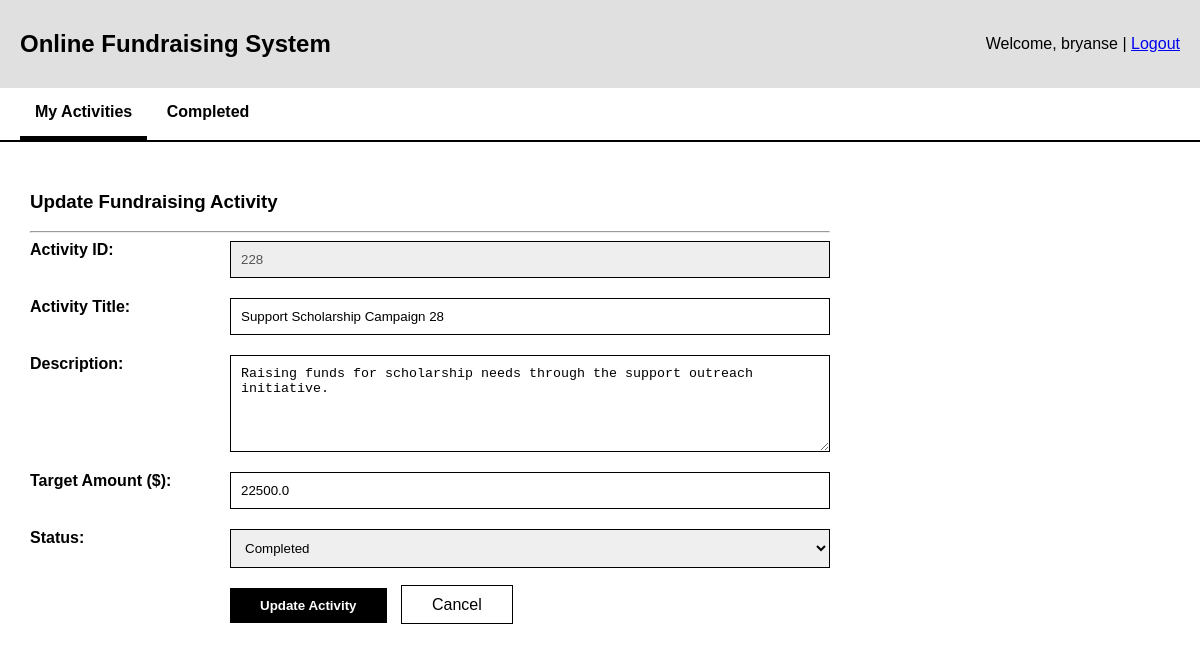
/activities/update?activityId=228 (signed in), run on the app's committed database.
### tables this page shows
CREATE TABLE fundraising_activity(
    activity_id INTEGER PRIMARY KEY,
    account_id INTEGER NOT NULL,
    activity_name TEXT NOT NULL,
    category_id INTEGER NOT NULL,
    activity_desc TEXT NOT NULL,
    funding_current REAL NOT NULL DEFAULT 0,
    funding_goal REAL NOT NULL,
    start_date TEXT NOT NULL,
    end_date TEXT NOT NULL,
    activity_status TEXT NOT NULL CHECK (activity_status in ('completed', 'expired', 'cancelled', 'ongoing')),
    FOREIGN KEY (account_id) REFERENCES user_account(account_id),
    FOREIGN KEY (category_id) REFERENCES category(category_id)
);

### boundary/fundraising_activity_routes.py (the view, shortened to what this page needs)
@fundraising_activity_bp.route("/activities/update", methods=["GET", "POST"])
@roles_required(PLATFORM_MANAGEMENT, FUNDRAISER)
def update_activity():
    controller = update_fundraising_activity_controller()
    view_controller = view_fundraising_activity_controller()
    activity = None
    selected_activity_id = request.args.get("activityId", "").strip()
    if selected_activity_id:
        try:
            activity = view_controller.viewActivityById(int(selected_activity_id))
        except ValueError:
            flash("Invalid activity ID.", "error")
            return render_template("activities/update_activity.html", activity=activity)
        if not activity:
            flash("Activity ID does not exist.", "error")
    return render_template("activities/update_activity.html", activity=activity)

### boundary/access_control.py (called while the page is built)
def roles_required(*allowed_profile_ids):
    def decorator(view_function):
        @wraps(view_function)
        def wrapped_view(*args, **kwargs):
            if not session.get("account_id"):
                flash("Please log in to continue.", "error")
                return redirect(url_for("auth.login"))
            profile_id = session.get("profile_id")
            if profile_id == MASTER_TESTER:
                return view_function(*args, **kwargs)
            if profile_id not in allowed_profile_ids:
                flash("You do not have permission to access this page.", "error")
                return redirect(url_for("home"))
            return view_function(*args, **kwargs)
        return wrapped_view
    return decorator

### control/view_fundraising_activity_controller.py (called while the page is built)
    def viewActivityById(self, activity_id: int) -> Optional["FundraisingActivity"]:
        return FundraisingActivity.getActivityById(activity_id)

### db.py (called while the page is built)
def get_connection():
    connection = sqlite3.connect(DB_PATH) #open database
    connection.row_factory = sqlite3.Row #Enable access to columns using name
    connection.execute("PRAGMA foreign_keys = ON") #enforce foreign keys
    return connection

### entity/fundraising_activity.py (called while the page is built)
    @classmethod
    def getActivityById(cls, activityId: int) -> Optional["FundraisingActivity"]:
        connection = get_connection()
        cursor = connection.execute(
            """
            SELECT * FROM fundraising_activity
            WHERE activity_id = ?
            """,
            (activityId,)
        )
        row = cursor.fetchone()
        connection.close()
        if not row:
            return None
        return cls.fromRow(row)

### templates/activities/update_activity.html (shortened to what this page needs)
<!DOCTYPE html>
<html>
<head>
</head>
<body>
    <div class="header">
        <h2>Online Fundraising System</h2>
        <div>Welcome, {{ session.get('user_name', 'Guest') }} | <a href="{{ url_for('auth.logout') }}">Logout</a></div>
    </div>
    <nav>
        <a href="{{ url_for('fundraising_activity.list_activities') }}" class="active">My Activities</a>
        <a href="{{ url_for('fundraising_activity.view_completed_activities') }}">Completed</a>
    </nav>
    <div class="content">
        <h3>Update Fundraising Activity</h3>
        <hr>
        <form method="post" onsubmit="return confirm('Confirm update?');">
            <div class="form-group">
                <label for="activityId">Activity ID:</label>
                <input
                    type="number"
                    id="activityId"
                    name="activityId"
                    value="{{ activity.activityId if activity else '' }}"
                    {% if activity %}readonly{% endif %}
                    required
                >
            </div>
            <div class="form-group">
                <label for="name">Activity Title:</label>
                <input
                    type="text"
                    id="name"
                    name="name"
                    value="{{ activity.activityName if activity else '' }}"
                    required
                >
            </div>
            <div class="form-group">
                <label for="desc">Description:</label>
                <textarea id="desc" name="desc" rows="5" required>{{ activity.activityDescription if activity else '' }}</textarea>
            </div>
            <div class="form-group">
                <label for="goal">Target Amount ($):</label>
                <input
                    type="number"
                    step="0.01"
                    id="goal"
                    name="goal"
                    value="{{ activity.fundingGoal if activity else '' }}"
                    required
                >
            </div>
            <div class="form-group">
                <label for="status">Status:</label>
                <select id="status" name="status" required>
                    {% set current_status = activity.activityStatus|lower if activity else '' %}
                    <option value="completed" {% if current_status == 'completed' %}selected{% endif %}>Completed</option>
                </select>
            </div>
            <div style="margin-left: 200px;">
                <button type="submit" class="btn-black">Update Activity</button>
                <a href="{{ url_for('fundraising_activity.list_activities') }}" class="btn-cancel">Cancel</a>
            </div>
        </form>
    </div>
</body>
</html>

### templates/activities/update_activity.html (style rules this page uses)
body { font-family: Arial, sans-serif; margin: 0; }
.header { background: #e0e0e0; padding: 10px 20px; display: flex; justify-content: space-between; align-items: center; }
nav { background: #fff; border-bottom: 2px solid #000; padding: 0 20px; }
nav a { text-decoration: none; color: black; padding: 15px; display: inline-block; font-weight: bold; }
nav a.active { border-bottom: 4px solid black; }
.content { padding: 30px; max-width: 800px; }
.form-group { display: flex; margin-bottom: 20px; align-items: flex-start; }
.form-group label { width: 200px; font-weight: bold; }
.form-group input, .form-group textarea, .form-group select { flex: 1; padding: 10px; border: 1px solid black; }
.btn-black { background: black; color: white; padding: 10px 30px; cursor: pointer; border: none; font-weight: bold; }
.btn-cancel { background: white; color: black; padding: 10px 30px; border: 1px solid black; text-decoration: none; margin-left: 10px; }
input[readonly] { background: #eee; color: #555; }

### data on the page
fundraising_activity: name "Support Scholarship Campaign 28", desc "Raising funds for scholarship needs through the support outreach initiative.", goal "22500.0"

### other printed values
{{ session.get('user_name', 'Guest') }} "bryanse"
